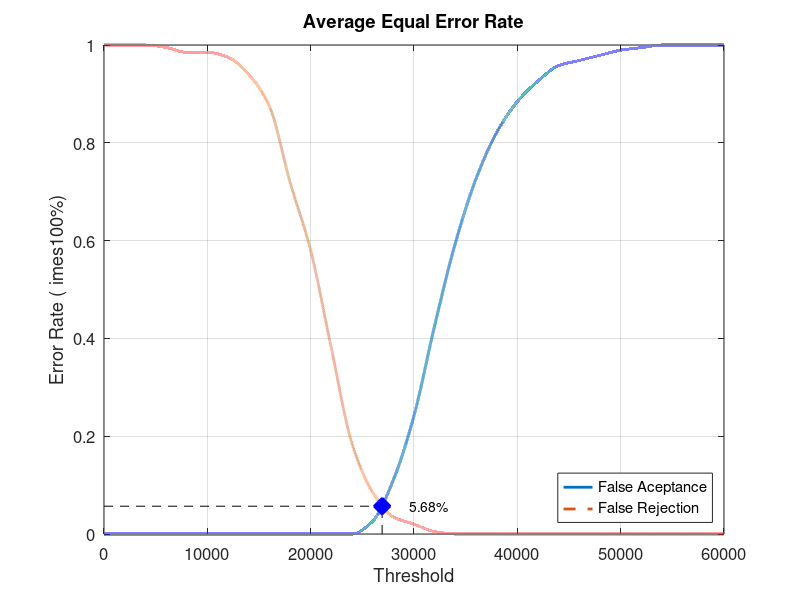
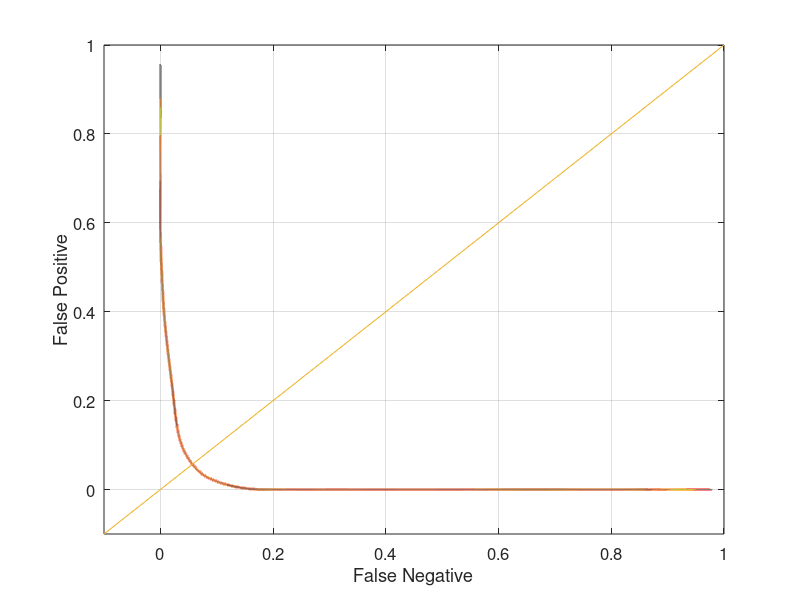

Recreate these plots in MATLAB, in order.
close all;
clear;
clc;
x = 0:2000:60000;
xq = 0:0.5:60000;

y0 = [0 0 0 0 0 0 0 0 0 0 0 0 0 0.0263158 0.110526 0.242105 0.426316 0.594737 0.726316 0.821053 0.884211 0.926316 0.957895 0.968421 0.978947 0.989474 0.994737 1 1 1 1]
yy0 = interp1(x, y0, xq, 'pchip');
y1 = [1 1 1 0.995 0.985 0.985 0.975 0.94 0.875 0.72 0.58 0.38 0.185 0.085 0.035 0.02 0.005 0 0 0 0 0 0 0 0 0 0 0 0 0 0]
yy1 = interp1(x, y1, xq, 'pchip');

% Calculating EER: 
y2 = abs(y0 - y1);
find(y2 == min(y2))
yy2 = abs(yy0 - yy1);
xEER = find(yy2 == min(yy2));
xEERIndex = xq(xEER) % X-axis EER
yEER = yy0(xEER) % Y-axis EER

main = figure
plot(xq, yy0,'-','LineWidth', 2);	hold on
plot(xq, yy1,'--','LineWidth', 2);	hold on
plot([xEERIndex xEERIndex], [0 yEER], 'k--');	hold on
plot([0 xEERIndex], [yEER yEER], 'k--');	hold on
plot(xEERIndex, yEER, 'bx', 'LineWidth', 10);	hold on
text(xEERIndex + 10 * xEERIndex / 100, yEER, [num2str(round((10000 * yEER)) / 100) '%'])
legend('False Aceptance', 'False Rejection', 'Location', 'SouthEast')
xlabel('Threshold')
ylabel('Error Rate (	imes100%)')
title('Average Equal Error Rate')
set(gca, 'FontSize', 12)
axis([0 60000 0 1])
grid on

print(main, 'Database4_1Main', '-dpng');
FNRxFPR = figure('Color', [1 1 1]);
plot(yy1, yy0, '-', yy1, yy0, 'LineWidth', 2);
hold on
y = -0.1:0.1:1
plot(y, y); 
set(gca, 'FontSize', 12)
xlabel('False Negative')
ylabel('False Positive')
axis([-0.1 1 -0.1 1])
set(gca, 'FontSize', 12)
grid on

print(FNRxFPR, 'Database4_1FNRxFPR','-dpng');
